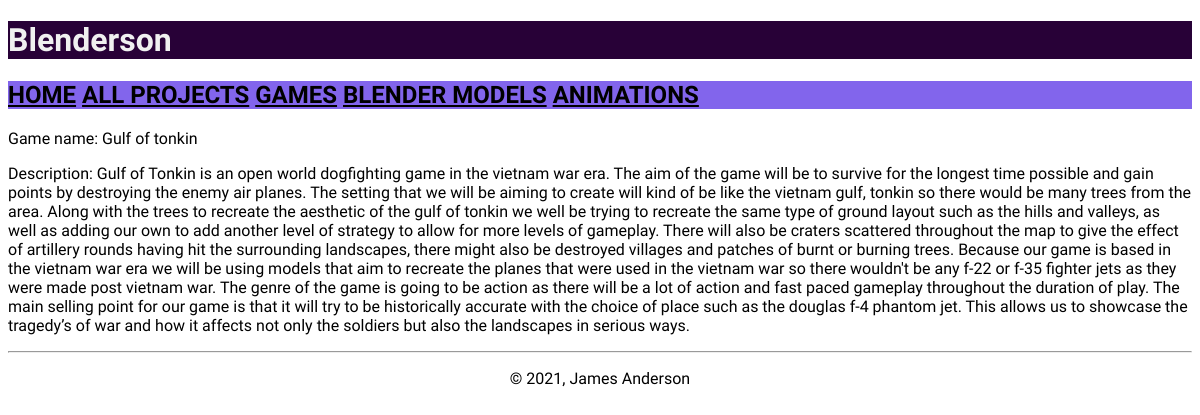
/game/7, run on the app's committed database.
### models.py (models this page shows)
class Project(db.Model):
    __tablename__ = 'Project'
    id = db.Column(db.Integer, primary_key=True)
    name = db.Column(db.String())
    image = db.Column(db.String())
    description = db.Column(db.Text())
    category = db.Column(db.Integer)

### main.py (the view)
@app.route('/game/<int:id>')
def game(id):
  game = models.Project.query.filter_by(id=id).first_or_404()
  print(game)
  return render_template('game.html', game=game)

### templates/game.html
{% extends 'layout.html' %}
{% block content %}
<p>Game name:  {{ game.name }}</p>
<p>Description: {{ game.description }}</p>
{% endblock %}

### Static/css/style.css (style rules this page uses)
html { font-family: 'New Tegomin', serif; background-color: rgb(255, 255, 255); }

### data on the page
Project: name "Gulf of tonkin", description "Gulf of Tonkin is an open world dogfighting game in the vietnam war era. The aim of the game will be to survive for the longest time possible and gain points by destroying the enemy air planes. The setting that we will be aiming to create will kind of be like the vietnam gulf, tonkin so there would be many trees from the area. Along with the trees to recreate the aesthetic of the gulf of tonkin we well be trying to recreate the same type of ground layout such as the hills and valleys, as well as adding our own to add another level of strategy to allow for more levels of gameplay. There will also be craters scattered throughout the map to give the effect of artillery rounds having hit the…"
